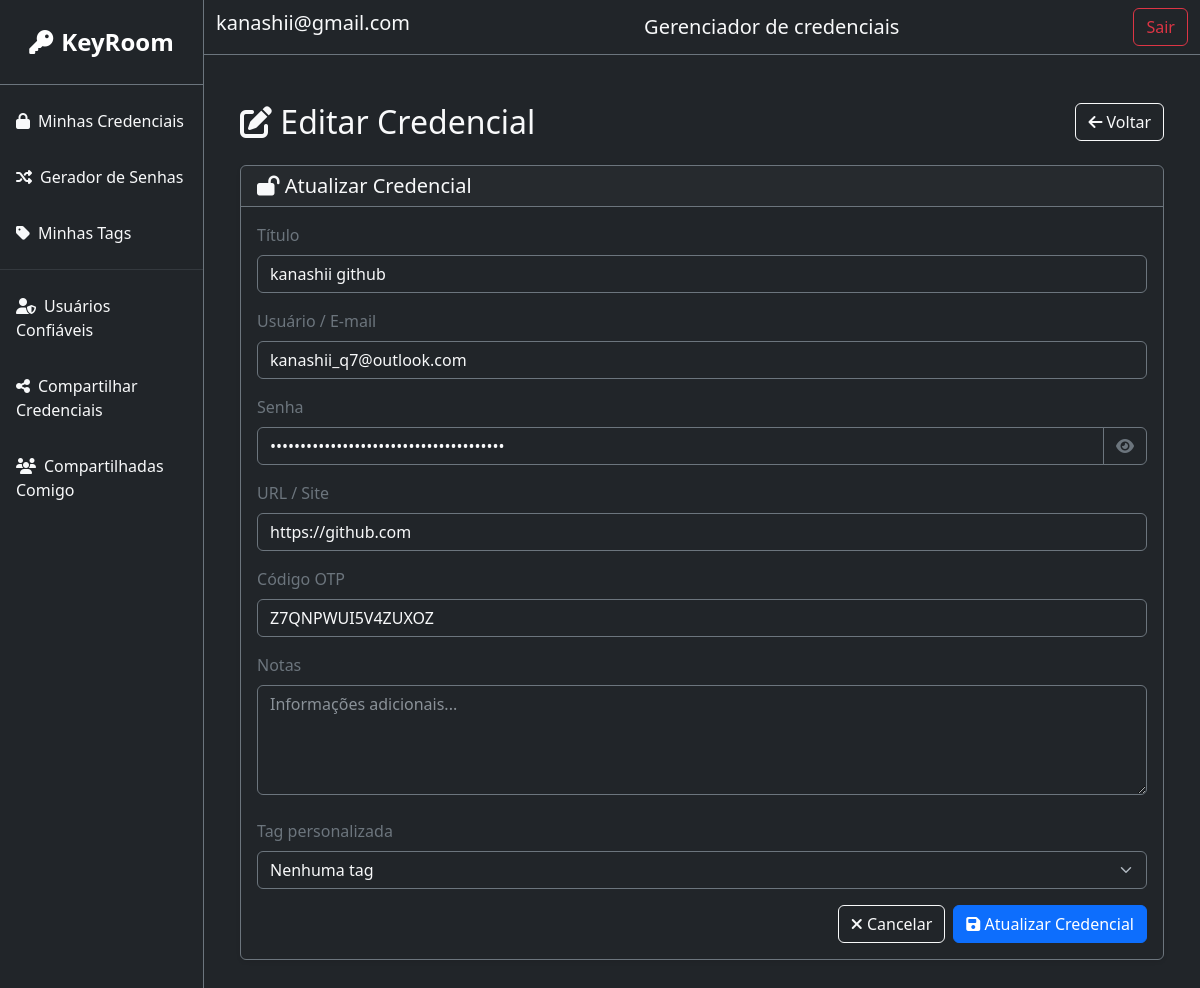
The page /credentials/edit/1/ (signed in) on the database as committed earlier.
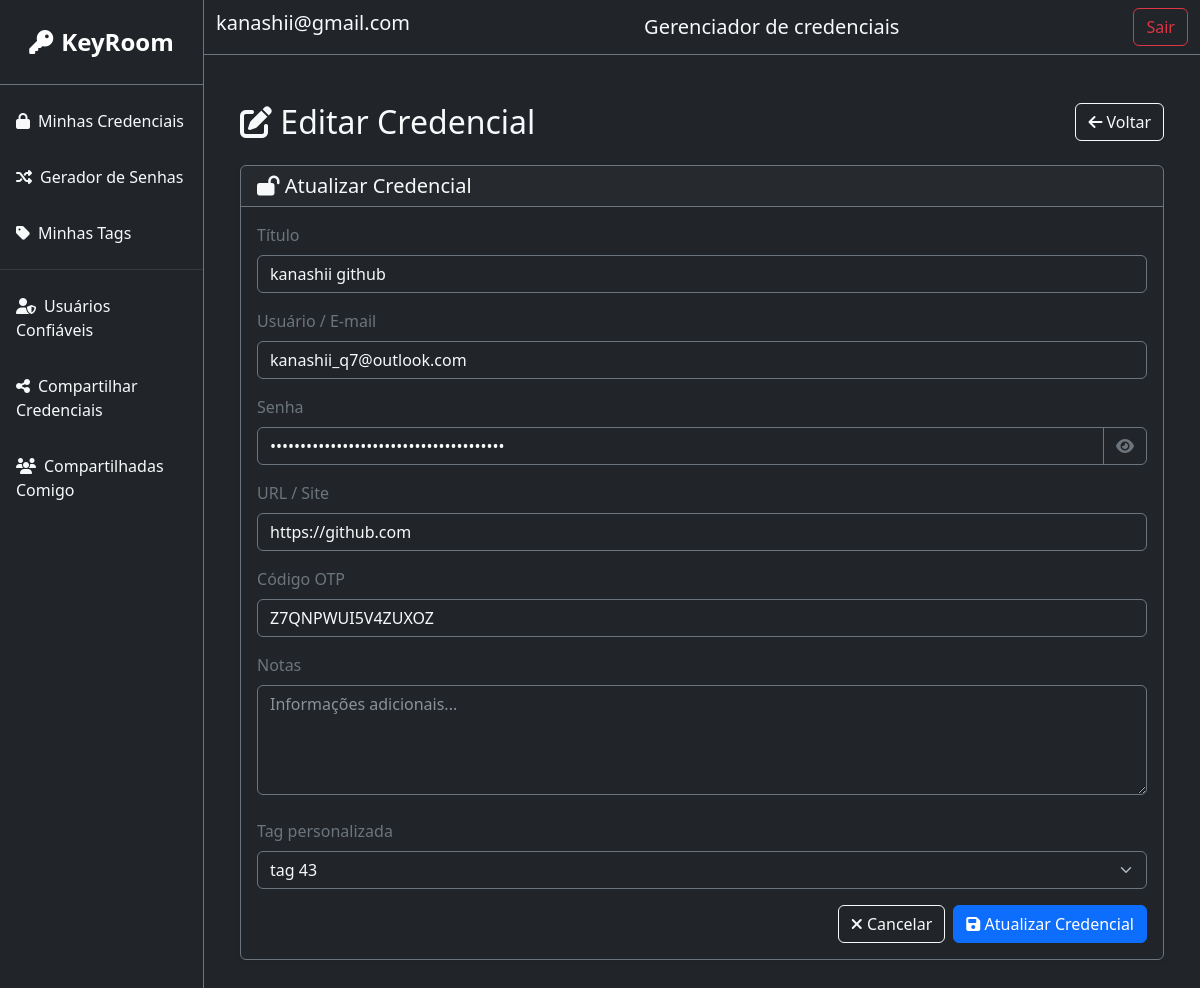
The same page on the database as committed later.
### core/models.py (models this page shows, shortened)
class Credential(models.Model):
    user = models.ForeignKey(CustomUser, on_delete=models.CASCADE, related_name='credentials')
    tag = models.ForeignKey(CustomTag, on_delete=models.SET_NULL, related_name='credentials', null=True,  blank=True)
    title = models.CharField(max_length=200)
    username = models.CharField(max_length=200)
    password = models.CharField(max_length=200, blank=True)
    url = models.CharField(max_length=200, blank=True)
    otpCode = models.CharField(max_length=200, blank=True)
    notes = models.TextField(blank=True)

class CustomTag(models.Model):
    user = models.ForeignKey(CustomUser, on_delete=models.CASCADE, related_name='custom_tags')
    name = models.CharField(max_length=50)

### core/views/view_credentials.py (the view)
# urls.py: path('credentials/edit/<int:id>/', view_credentials.edit_credential, name='edit_credential'),
@login_required(login_url='home_page')
def edit_credential(request,id):
    credential = get_object_or_404(Credential, id=id, user=request.user)
    form = CredentialForm(instance=credential, user=request.user)
    return render(request, 'credential/edit.html', {
        'form': form,
        'credential': credential
    })

### core/templates/credential/edit.html (shortened to what this page needs)
{% extends 'base.html' %}
{% block content %}
<div class="container py-4">
    <div class="d-flex justify-content-between align-items-center mb-4">
        <h2 class="text-light mb-0"><i class="fas fa-edit"></i> Editar Credencial</h2>
        <a href="{% url 'main_page' %}" class="btn btn-outline-light">
            <i class="fas fa-arrow-left"></i> Voltar
        </a>
    </div>
    <div class="card bg-dark text-light border-secondary shadow-sm">
        <div class="card-header border-secondary">
            <h5 class="mb-0"><i class="fas fa-lock-open"></i> Atualizar Credencial</h5>
        </div>
        <div class="card-body">
            <form method="post" action="{% url 'update_credential' credential.id %}">
                <div class="mb-3">
                    <label for="id_title" class="form-label text-secondary">Título</label>
                    <input type="text" name="title" maxlength="200" class="form-control bg-dark text-light border-secondary" id="id_title" value="{{ credential.title }}" required>
                </div>
                <div class="mb-3">
                    <label for="id_username" class="form-label text-secondary">Usuário / E-mail</label>
                    <input type="text" name="username" maxlength="200" class="form-control bg-dark text-light border-secondary" id="id_username" value="{{ credential.username }}" required>
                </div>
                <div class="mb-3">
                    <label for="id_password" class="form-label text-secondary">Senha</label>
                    <div class="input-group">
                        <input type="password" name="password" maxlength="200" class="form-control bg-dark text-light border-secondary" id="id_password" value="{{ credential.password }}" required>
                        <button class="btn btn-outline-secondary" type="button" onclick="togglePassword('id_password')"><i class="fas fa-eye"></i></button>
                    </div>
                </div>
                <div class="mb-3">
                    <label for="id_url" class="form-label text-secondary">URL / Site</label>
                    <input type="text" name="url" maxlength="200" class="form-control bg-dark text-light border-secondary" id="id_url" placeholder="https://exemplo.com" value="{{ credential.url }}">
                </div>
                <div class="mb-3">
                    <label for="id_otpCode" class="form-label text-secondary">Código OTP</label>
                    <input type="text" name="otpCode" maxlength="200" class="form-control bg-dark text-light border-secondary" id="id_otpCode" value="{{ credential.otpCode }}">
                </div>
                <div class="mb-4">
                    <label for="id_notes" class="form-label text-secondary">Notas</label>
                    <textarea name="notes" rows="4" class="form-control bg-dark text-light border-secondary" id="id_notes" placeholder="Informações adicionais...">{{ credential.notes }}</textarea>
                </div>
                <div class="mb-3">
                    <label for="id_tag" class="form-label text-secondary">Tag personalizada</label>
                    <select name="tag" class="form-select bg-dark text-light border-secondary" id="id_tag">
                        <option value="">Nenhuma tag</option>
                        {% for tag in form.tag.field.queryset %}
                            <option value="{{ tag.id }}" {% if credential.tag and credential.tag.id == tag.id %}selected{% endif %}>
                                {{ tag.name }}
                            </option>
                        {% endfor %}
                    </select>
                </div>
                <div class="d-flex justify-content-end">
                    <a href="{% url 'main_page' %}" class="btn btn-outline-light me-2">
                        <i class="fas fa-times"></i> Cancelar
                    </a>
                    <button type="submit" class="btn btn-primary">
                        <i class="fas fa-save"></i> Atualizar Credencial
                    </button>
                </div>
            </form>
        </div>
    </div>
</div>
{% endblock %}

Rows that differ between the two databases and show on the page:
changed Credential "kanashii github": tag (not shown) → "tag 43"
Other text that changed with them:
form field tag: "Nenhuma tag" → (not shown)
